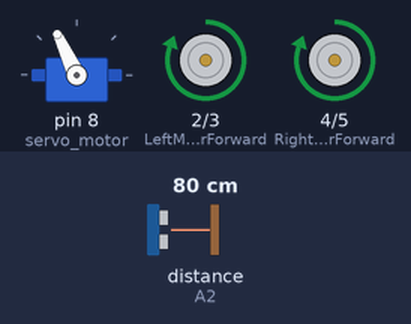
The sketch below on a simulated Arduino Uno, built with avr-gcc and run on an emulated ATmega328P. On the bench: servo, motor-driver pin pairs drawn as motors (green arrow = first pin HIGH = forward, orange = second pin HIGH = backward, longer = more drive). Inputs (shaded band) come from the test bench; at power-on: distance to the obstacle (sensor on A2) 80 cm. The echo pulse lasts 58.3 µs per cm.

Above: at 3.9 s.
4.0 s: distance to the obstacle (sensor on A2) set to 24 cm
5.5 s: distance to the obstacle (sensor on A2) set to 18 cm
At 6.9 s:
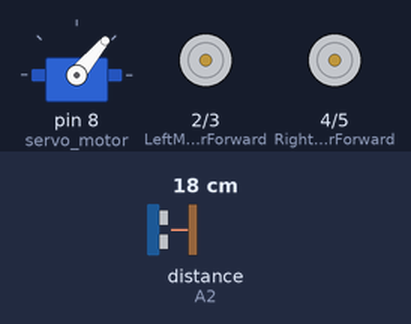
11.5 s: distance to the obstacle (sensor on A2) set to 35 cm
At 12.5 s:
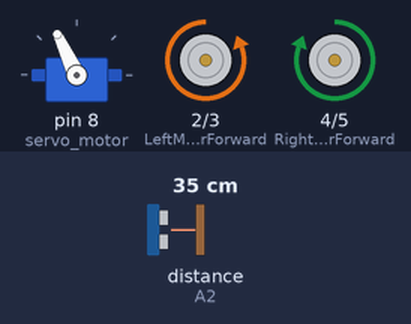
14.1 s: distance to the obstacle (sensor on A2) set to 2 cm
At 16.7 s:
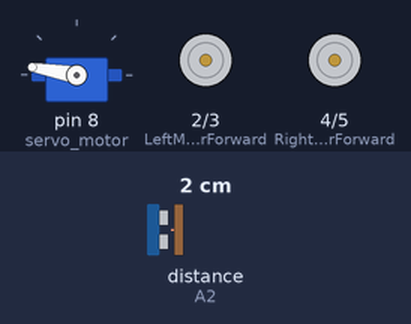
Timing chart, 0 to 18.1 s (numbered marks = the images above; inputs shaded):
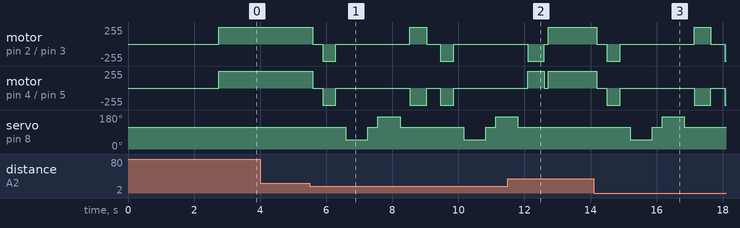

The sketch:

obstacle-avoidance.ino
```cpp
#include <NewPing.h>        // Ultrasonic sensor function library. Install this library before use.
#include <Servo.h>          // Servo motor library. This is a standard Arduino library.

const int LeftMotorForward = 2;    // Left motor forward control pin
const int LeftMotorBackward = 3;   // Left motor backward control pin
const int RightMotorForward = 4;   // Right motor forward control pin
const int RightMotorBackward = 5;  // Right motor backward control pin

// Sensor pins
#define trig_pin A1   // Ultrasonic sensor trigger pin connected to analog input A1
#define echo_pin A2   // Ultrasonic sensor echo pin connected to analog input A2

#define maximum_distance 200  // Maximum distance for ultrasonic sensor readings in cm
boolean goesForward = false;  // State to track forward movement
int distance = 100;           // Initial distance to an obstacle

NewPing sonar(trig_pin, echo_pin, maximum_distance); // Initialize ultrasonic sensor
Servo servo_motor;           // Initialize servo motor

void setup() {
  // Configure motor pins as outputs
  pinMode(RightMotorForward, OUTPUT);
  pinMode(LeftMotorForward, OUTPUT);
  pinMode(LeftMotorBackward, OUTPUT);
  pinMode(RightMotorBackward, OUTPUT);

  servo_motor.attach(8); // Attach servo motor to pin 8

  servo_motor.write(115); // Set servo to initial forward-facing position
  delay(2000);            // Allow servo to stabilize

  // Take multiple initial distance readings to stabilize sensor input
  distance = readPing();
  delay(100);
  distance = readPing();
  delay(100);
  distance = readPing();
  delay(100);
  distance = readPing();
  delay(100);
}

void loop() {
  int distanceRight = 0;  // Variable to store distance on the right
  int distanceLeft = 0;   // Variable to store distance on the left
  delay(50);              // Small delay for stable readings

  if (distance <= 20) {   // If an obstacle is detected within 20 cm
    moveStop();           // Stop the robot
    delay(300);
    moveBackward();       // Move backward slightly
    delay(400);
    moveStop();
    delay(300);
    distanceRight = lookRight(); // Check distance to the right
    delay(300);
    distanceLeft = lookLeft();   // Check distance to the left
    delay(300);

    // Decide to turn based on which side has more space
    if (distance >= distanceLeft) {
      turnRight();        // Turn right if the right side is clearer
      moveStop();
    } else {
      turnLeft();         // Otherwise, turn left
      moveStop();
    }
  } else {
    moveForward();        // Move forward if no obstacle is close
  }
  distance = readPing();  // Update the distance reading
}

int lookRight() {
  servo_motor.write(50);       // Rotate servo to the right
  delay(500);                  // Allow time for the sensor to stabilize
  int distance = readPing();   // Get distance reading
  delay(100);
  servo_motor.write(115);      // Reset servo to forward position
  return distance;             // Return the measured distance
}

int lookLeft() {
  servo_motor.write(170);      // Rotate servo to the left
  delay(500);                  // Allow time for the sensor to stabilize
  int distance = readPing();   // Get distance reading
  delay(100);
  servo_motor.write(115);      // Reset servo to forward position
  return distance;             // Return the measured distance
}

int readPing() {
  delay(70);                   // Small delay for stable readings
  int cm = sonar.ping_cm();    // Get distance in cm from the ultrasonic sensor
  if (cm == 0) {               // If no object is detected
    cm = 250;                  // Set distance to a default maximum value
  }
  return cm;                   // Return the distance
}

void moveStop() {
  // Stop all motor movements
  digitalWrite(RightMotorForward, LOW);
  digitalWrite(LeftMotorForward, LOW);
  digitalWrite(RightMotorBackward, LOW);
  digitalWrite(LeftMotorBackward, LOW);
}

void moveForward() {
  if (!goesForward) {         // If not already moving forward
    goesForward = true;       // Update state
    digitalWrite(LeftMotorForward, HIGH);   // Turn on forward movement
    digitalWrite(RightMotorForward, HIGH);
    digitalWrite(LeftMotorBackward, LOW);   // Turn off backward movement
    digitalWrite(RightMotorBackward, LOW);
  }
}

void moveBackward() {
  goesForward = false;        // Update state
  digitalWrite(LeftMotorBackward, HIGH);    // Turn on backward movement
  digitalWrite(RightMotorBackward, HIGH);
  digitalWrite(LeftMotorForward, LOW);      // Turn off forward movement
  digitalWrite(RightMotorForward, LOW);
}

void turnRight() {
  // Turn the robot to the right
  digitalWrite(LeftMotorForward, HIGH);
  digitalWrite(RightMotorBackward, HIGH);
  digitalWrite(LeftMotorBackward, LOW);
  digitalWrite(RightMotorForward, LOW);
  delay(500);                 // Allow time for turning
  // Resume forward movement
  digitalWrite(LeftMotorForward, HIGH);
  digitalWrite(RightMotorForward, HIGH);
  digitalWrite(LeftMotorBackward, LOW);
  digitalWrite(RightMotorBackward, LOW);
}

void turnLeft() {
  // Turn the robot to the left
  digitalWrite(LeftMotorBackward, HIGH);
  digitalWrite(RightMotorForward, HIGH);
  digitalWrite(LeftMotorForward, LOW);
  digitalWrite(RightMotorBackward, LOW);
  delay(500);                 // Allow time for turning
  // Resume forward movement
  digitalWrite(LeftMotorForward, HIGH);
  digitalWrite(RightMotorForward, HIGH);
  digitalWrite(LeftMotorBackward, LOW);
  digitalWrite(RightMotorBackward, LOW);
}
```

Measured:
- the behaviour switches between 21 and 20 cm on distance to the obstacle (sensor on A2) (found by bisection; images 0 and 1)
- after the input at 4.0 s, every drawn part: stays the same
- after the input at 11.5 s, servo on pin 8 (servo_motor): goes on until 11.8 s, then stays 115°
